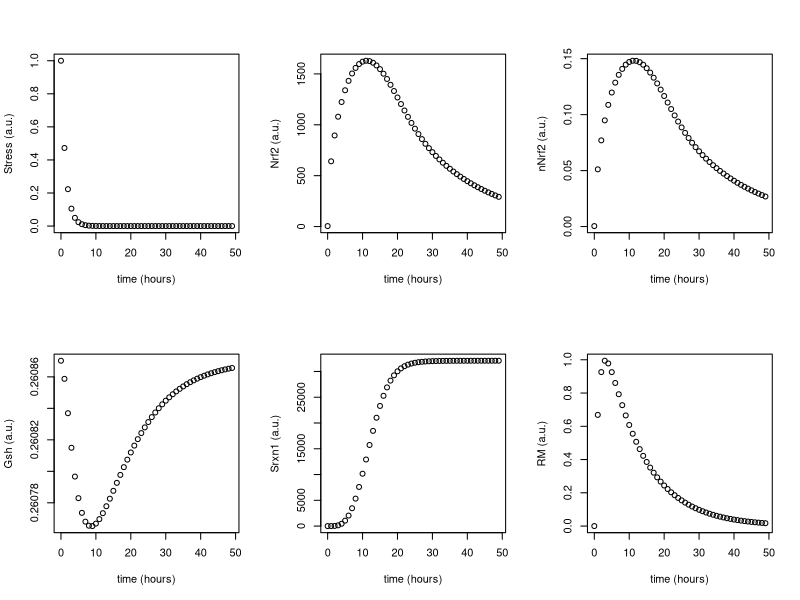

Here is the R script that generated this plot: (Note: this script raises an error after producing the figure.)
## LACDR model for oxidative stress response (OSR)
## Created by Isoude Kuijper and made available for BOO 2020
## Date: 06/04/2020
##
## This model contains 5 state variables, namely 
## - Nrf2 (Nrf2)
## - nuclear Nrf2 (nNrf2)
## - Gsh (Gsh)
## - Srxn1 (Srxn1)
## - reactive metabolites (RM)

# First load the deSolve package. If this gives an error, you probably need 
# to install it first with install.packages("deSolve")
library('deSolve')
library(tidyr)


### SECTION I: Build the model and assign the parameter values ###

# Function that defines the ddr model including the stress input function
osr <- function(t, inistate, parameters) {
  with(as.list(c(inistate, parameters)), {

    dS = -time_constant1 * S
    dNrf2 = exportNrf2 * nNrf2 - importNrf2 * Nrf2 + buildNrf2Base/(Nrf2*maxNrf2k) - (vMax * Nrf2) / (km * (1 + RM / kiRM) + Nrf2)
    dnNrf2 = importNrf2 * Nrf2 - exportNrf2 * nNrf2
    dGsh = buildGshBase + buildGsh * nNrf2**hill_Gsh / (K_Gsh**hill_Gsh + nNrf2**hill_Gsh) - conjFormToDegrGsh * conjForm * Gsh - conjForm * Gsh * RM
    dSrxn1 = buildSrxn1Base + buildSrxn1 * nNrf2**hill_Srxn1 / (K_Srxn1**hill_Srxn1 + nNrf2**hill_Srxn1)  - degradSrxn1 * Srxn1
    dRM = buildRM - conjForm * Gsh * RM - degradRM * RM + S
    
    list(c(dS, dNrf2, dnNrf2, dGsh, dSrxn1, dRM))
  })
}

# Make a function that defines the parameters and 
# runs the ddr model with those parameters
osrdose <- function(stress, tspan){
  if(1){
    pars.nostim = c(

      importNrf2 = 4.251955e-04,
      exportNrf2 = 4.672772e+00,
      buildNrf2Base = 2.297422e+02, #2.297422e+02 base, training = e1-4, test1 = 6.297422e+02, test2 = 2.297422e+02, test3 = 2.297422e+02, test4 = 2.297422e+02
      vMax = 1.345040e+07, #vMax = 1.345040e+04 base, test1 = 1.345040e+04, test2 = 1.345040e+05, test3 = 1.345040e+06, test4 = 1.345040e+07
      km = 3.816342e+02, 
      kiRM = 1.338881e-06,
      buildGshBase = 5.530482e-02,
      buildGsh = 1.063481e+00,
      hill_Gsh = 6.499604e+00,
      K_Gsh = 4.580483e+00,
      conjForm = 1.240263e-04,
      buildSrxn1Base = 9.996659e-09,
      buildSrxn1 = 3.405193e+06,
      hill_Srxn1 = 6.003976e+00,
      K_Srxn1 = 4.833310e-01,
      conjFormToDegrGsh = 1.709325e+03,
      buildRM = 3.386074e-07,
      degradSrxn1 = 3.687709e-08,
      degradRM = 9.137437e-02,
      maxNrf2k = 1.0e-3, #new 
      
      time_constant1 = 0.75
    )
  }
  inistate = c(
    Nrf2 = 2.455416e-03,
    nNrf2 = 2.234288e-07,
    Gsh = 2.608704e-01,
    Srxn1 = 2.710805e-01,
    RM = 3.704403e-06
  )
  #
  tspan_pre <-  seq(0, 1000, by = 1)
  ic <-  ode(
    y = c(S = 0, inistate), # stress is equal to 0
    times = tspan_pre,
    func = osr,
    parms = pars.nostim
  )

  out <-  ode(
    y = c(S = stress, ic[nrow(ic),3:ncol(ic)]), # stress is equal to stresslevel
    times = tspan,
    func = osr,
    parms = pars.nostim
  )
  return(out)
}

### SECTION II: Run the ddr model ###

# Select the time span for which you want to run the model
tspan <-  seq(0, 49, by = 1)

# Run the model and save the simulation in variable 'xx'
xx <- osrdose(stress = 1, tspan) #training = 1 to test1 = 1, test2 = 1 

# Rescale the model simulation
Nrf2 <- data.frame(xx)$Nrf2
nNrf2 <- data.frame(xx)$nNrf2
Gsh <- data.frame(xx)$Gsh
Srxn1 <- data.frame(xx)$Srxn1
RM <- data.frame(xx)$RM

### SECTION III: Plot the output ###

par(mfrow=c(2,3))

plot(tspan, data.frame(xx)$S, xlab="time (hours)", ylab="Stress (a.u.)", ylim = c(0,1))
plot(tspan, Nrf2, xlab="time (hours)", ylab="Nrf2 (a.u.)")
plot(tspan, nNrf2, xlab="time (hours)", ylab="nNrf2 (a.u.)")
plot(tspan, Gsh, xlab="time (hours)", ylab="Gsh (a.u.)")
plot(tspan, Srxn1, xlab="time (hours)", ylab="Srxn1 (a.u.)")
plot(tspan, RM, xlab="time (hours)", ylab="RM (a.u.)")

Nrf2


Nrf2 %>% write.table(.,"E:/BFW/Master BPS/RP1/Neural Network/R - OSR model/Training set 4/Nrf2_test4.txt")
Srxn1 %>% write.table(.,"E:/BFW/Master BPS/RP1/Neural Network/R - OSR model/Training set 4/Srxn1_test4.txt")






                     
